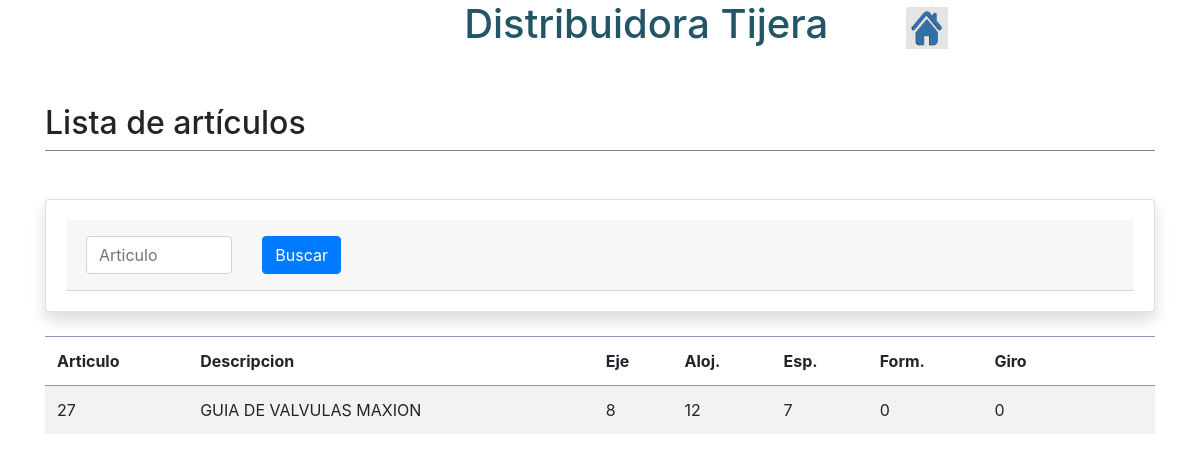
Screenshot of /controlador/controlador_articulos.php?cod_art=27 with the database file from the repository.
### tables this page shows
CREATE TABLE `articulo` (
  `codigo` int(5) NOT NULL,
  `eje` float NOT NULL,
  `aloj` float NOT NULL,
  `esp` float NOT NULL,
  `form` float NOT NULL,
  `giro` float NOT NULL,
  `descripcion` varchar(200) NOT NULL
);

### modelo/modelo_articulos.php (called while the page is built, shortened)
<?php
function getlistaArticulos(){
	$conn = getConexion();
    $sql = "SELECT codigo, descripcion, eje, aloj, esp, form, giro FROM articulo";
    $result = mysqli_query($conn, $sql);
    $articulos = Array();
    if(mysqli_num_rows($result) > 0)
    {
        while ($row=mysqli_fetch_assoc($result))
        {
            $articulo= Array();
            $articulo['codigo'] = $row["codigo"];
			$articulo['descripcion'] = $row["descripcion"];
            $articulo['eje'] = $row["eje"];
            $articulo['aloj'] = $row["aloj"];
            $articulo['esp'] = $row["esp"];
            $articulo['form'] = $row["form"];
			$articulo['giro'] = $row["giro"];
            $articulos[] = $articulo;
        }
    }
    else{
        echo "No se encontro coincidencias";
    }
    return $articulos;
}
function getArticulo($codigo){
	$con = getConexion();
    $sql = "SELECT codigo, descripcion, eje, aloj, esp, form, giro FROM articulo where codigo= '$codigo'";
    $result = mysqli_query($con, $sql);
    $art = Array();
    if(mysqli_num_rows($result) > 0)
    {
        while ($row=mysqli_fetch_assoc($result))
        {
            $articulo= Array();
            $articulo['codigo'] = $row["codigo"];
			$articulo['descripcion'] = $row["descripcion"];
            $articulo['eje'] = $row["eje"];
            $articulo['aloj'] = $row["aloj"];
            $articulo['esp'] = $row["esp"];
            $articulo['form'] = $row["form"];
			$articulo['giro'] = $row["giro"];
            $art[] = $articulo;
        }
    }
    else{
        echo "No se encontro coincidencias";
    }
    return $art;
}

### vista/articulos.php (the view, shortened to what this page needs)
<?php
include_once("../controlador/controlador_articulos.php");
?>
<!DOCTYPE html>
<html>
<?php
include("../head.php");
?>
<body>
    <div class="container">
		<?php
			include("../header.php");
		?>
		<br><br>
		<div class="row">
			<div class="col-md-12">
				<h2>Lista de art&iacuteculos <h2>
			</div>
		</div>
		<div class="row">
			<div class="col-md-12">
				<div class="separador"></div>
			</div>
		</div>
		<br><br>
    <div class="card shadow mb-4">
        <div class="card-body">
            <div class="card-header py-3">
                <form method="get" action="../controlador/controlador_articulos.php">
                    <div class="row">
						<div class="col-md-2">
                            <input class="form-control" type="text" placeholder="Articulo" id="cod_art" name="cod_art">
                        </div>
						<div class="col-md-3">
                        <button class="btn btn-primary" type="submit">Buscar</button>
						</div>
                    </div>
                    </div>
        </div>
    </div>
    <div class="table-responsive">
            <table class="table table-striped" id="dataTable" width="100%" cellspacing="0">
                <thead>
                <tr>
                    <th>Articulo</th>
                    <th>Descripcion</th>
                    <th>Eje</th>
                    <th>Aloj.</th>
                    <th>Esp.</th>
                    <th>Form.</th>
                    <th>Giro</th>
                    <th></th>
                    <th></th>
                </tr>
                </thead>
                <tbody>
                <?php
                    foreach($articulos as $articulo){
                        echo "<tr>
                             <td>".$articulo['codigo']."</td>
                             <td>".$articulo['descripcion']."</td>
                             <td>".$articulo['eje']."</td>
                             <td>".$articulo['aloj']."</td>
                             <td>".$articulo['esp']."</td>
                             <td>".$articulo['form']."</td>
                             <td>".$articulo['giro']."</td>
                             <td><a href=''></a></td>
                             <td><a href=''></a></td>
                         </tr>";
                    }
                ?>
                </tbody>
            </table>
 </div>
 </div>
</body>
</html>

### assets/css/style.css (style rules this page uses)
body { background: white; }
.separador { border-bottom: 1px solid grey; }
.table thead th { border-bottom: 1px solid #4c58809e!important; }
.table th { border-top: 1px solid #4c58809e!important; }

### rows the page displays
articulo: codigo "27", descripcion "GUIA DE VALVULAS MAXION", eje "8", aloj "12", esp "7", form "0", giro "0"
